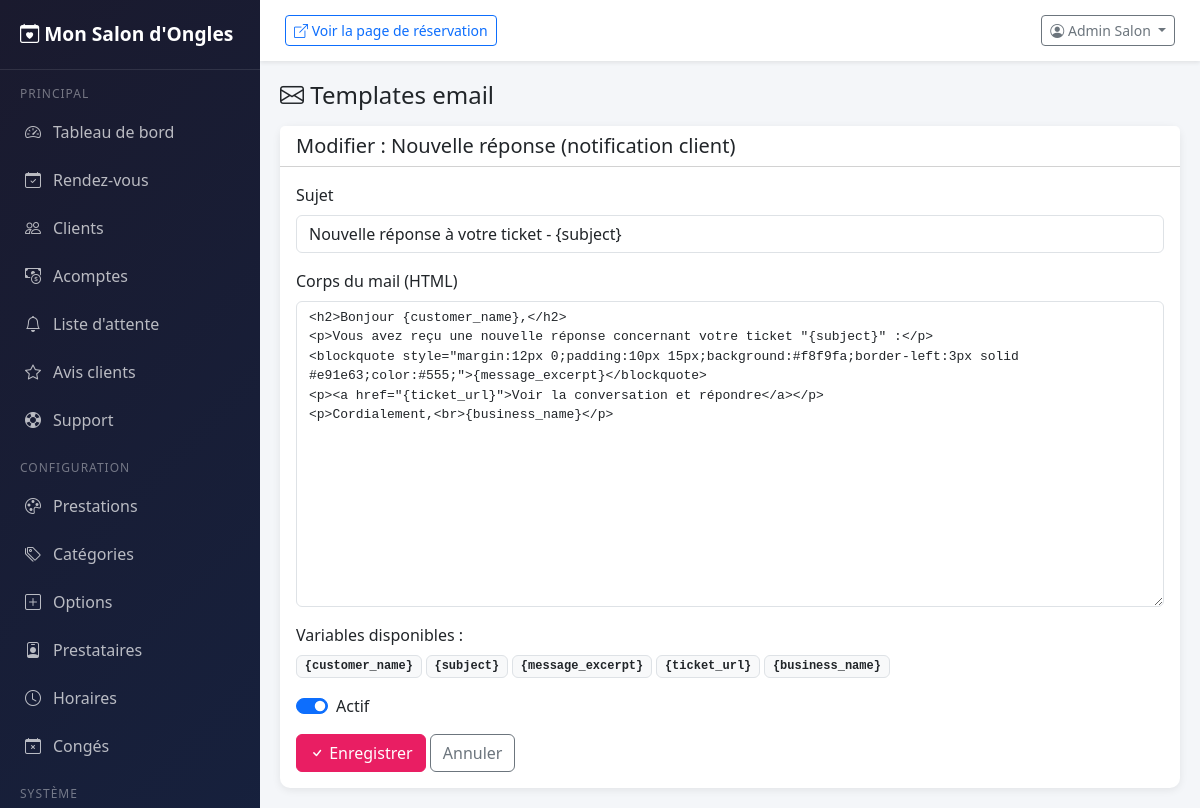
Page /admin/index.php?page=email-templates&edit=13 (signed in) on the committed database.
### tables this page shows
CREATE TABLE IF NOT EXISTS `ab_email_templates` (
  `id` INT UNSIGNED AUTO_INCREMENT PRIMARY KEY,
  `slug` VARCHAR(100) NOT NULL UNIQUE,
  `name` VARCHAR(200) NOT NULL,
  `subject` VARCHAR(255) NOT NULL,
  `body` TEXT NOT NULL,
  `variables` TEXT COMMENT 'Variables disponibles (JSON)',
  `is_active` TINYINT(1) DEFAULT 1,
  `updated_at` DATETIME DEFAULT CURRENT_TIMESTAMP ON UPDATE CURRENT_TIMESTAMP
);

### admin/index.php (called while the page is built, shortened)
<?php
require_once __DIR__ . '/../core/App.php';
$page = $_GET['page'] ?? 'dashboard';
$pageFile = __DIR__ . '/pages/' . $page . '.php';
if (file_exists($pageFile)) {
    if ($page === 'login') {
        require $pageFile;
    } else {
        require __DIR__ . '/layout.php';
    }
} else {
    http_response_code(404);
    echo 'Page non trouvée';
}

### core/Database.php (called while the page is built, shortened)
<?php
class Database {
    private static ?Database $instance = null;
    private PDO $pdo;
    private function __construct() {
        $dsn = 'mysql:host=' . AB_DB_HOST . ';dbname=' . AB_DB_NAME . ';charset=' . AB_DB_CHARSET;
        $this->pdo = new PDO($dsn, AB_DB_USER, AB_DB_PASS, [
            PDO::ATTR_ERRMODE => PDO::ERRMODE_EXCEPTION,
            PDO::ATTR_DEFAULT_FETCH_MODE => PDO::FETCH_ASSOC,
            PDO::ATTR_EMULATE_PREPARES => false,
        ]);
        $this->pdo->exec("SET time_zone = '+00:00'");
    }
    public static function getInstance(): self {
        if (self::$instance === null) {
            self::$instance = new self();
        }
        return self::$instance;
    }
    public function query(string $sql, array $params = []): PDOStatement {
        $stmt = $this->pdo->prepare($sql);
        $stmt->execute($params);
        return $stmt;
    }
    public function fetchOne(string $sql, array $params = []): ?array {
        $result = $this->query($sql, $params)->fetch();
        return $result ?: null;
    }
}

### core/App.php (called while the page is built, shortened)
<?php
require_once __DIR__ . '/Database.php';
function ab_url(string $path = ''): string {
    static $baseUrl = null;
    if ($baseUrl === null) {
        if (defined('AB_BASE_URL') && AB_BASE_URL !== '' && AB_BASE_URL !== 'http://localhost/ABAppointments') {
            $baseUrl = rtrim(AB_BASE_URL, '/');
        } elseif (isset($_SERVER['HTTP_HOST'])) {
            $scheme = (!empty($_SERVER['HTTPS']) && $_SERVER['HTTPS'] !== 'off') ? 'https' : 'http';
            $scriptDir = dirname($_SERVER['SCRIPT_NAME']);
            if (preg_match('#/(public|admin|api)$#', $scriptDir)) {
                $scriptDir = dirname($scriptDir);
            }
            $baseUrl = $scheme . '://' . $_SERVER['HTTP_HOST'] . rtrim($scriptDir, '/');
        } else {
            $baseUrl = rtrim(AB_BASE_URL, '/');
        }
    }
    return $baseUrl . '/' . ltrim($path, '/');
}
function ab_escape(string $str): string {
    return htmlspecialchars($str, ENT_QUOTES, 'UTF-8');
}

### admin/pages/email-templates.php (the view, shortened to what this page needs)
<?php
$db = Database::getInstance();
$editTemplate = isset($_GET['edit']) ? $db->fetchOne("SELECT * FROM ab_email_templates WHERE id = ?", [(int)$_GET['edit']]) : null;
?>
<h4 class="mb-3"><i class="bi bi-envelope"></i> Templates email</h4>
<?php if ($editTemplate): ?>
<div class="card">
    <div class="card-header bg-white"><h5 class="mb-0">Modifier : <?= ab_escape($editTemplate['name']) ?></h5></div>
    <div class="card-body">
        <form method="POST">
            <div class="mb-3">
                <label class="form-label">Sujet</label>
                <input type="text" name="subject" class="form-control" value="<?= ab_escape($editTemplate['subject']) ?>">
            </div>
            <div class="mb-3">
                <label class="form-label">Corps du mail (HTML)</label>
                <textarea name="body" class="form-control" rows="15" style="font-family:monospace;font-size:13px;"><?= ab_escape($editTemplate['body']) ?></textarea>
            </div>
            <div class="mb-3">
                <label class="form-label">Variables disponibles :</label>
                <div class="d-flex flex-wrap gap-1">
                    <?php foreach (json_decode($editTemplate['variables'] ?? '[]', true) as $v): ?>
                    <code class="badge bg-light text-dark border">{<?= $v ?>}</code>
                    <?php endforeach; ?>
                </div>
            </div>
            <div class="form-check form-switch mb-3">
                <input type="checkbox" name="is_active" class="form-check-input" <?= $editTemplate['is_active'] ? 'checked' : '' ?>>
                <label class="form-check-label">Actif</label>
            </div>
            <button type="submit" class="btn btn-primary"><i class="bi bi-check"></i> Enregistrer</button>
            <a href="<?= ab_url('admin/index.php?page=email-templates') ?>" class="btn btn-outline-secondary">Annuler</a>
        </form>
    </div>
</div>
<?php endif; ?>

### rows in the picture
ab_email_templates: name "Nouvelle réponse (notification client)", subject "Nouvelle réponse à votre ticket - {subject}", body "<h2>Bonjour {customer_name},</h2> <p>Vous avez reçu une nouvelle réponse concernant votre ticket \"{subject}\" :</p> <blockquote style=\"margin:12px 0;padding:10px 15px;background:#f8f9fa;border-left:3px solid #e91e63;color:#555;\">{message_excerpt}</blockquote> <p><a href=\"{ticket_url}\">Voir la conversation et répondre</a></p> <p>Cordialement,<br>{business_name}</p>", variables "customer_name", variables "subject", variables "message_excerpt", variables "ticket_url", variables "business_name", is_active "☑"

### other values in the picture
ab_escape(ab_setting('business_name', 'ABAppointments')) "Mon Salon d'Ongles"
ab_escape($userName) "Admin Salon"
